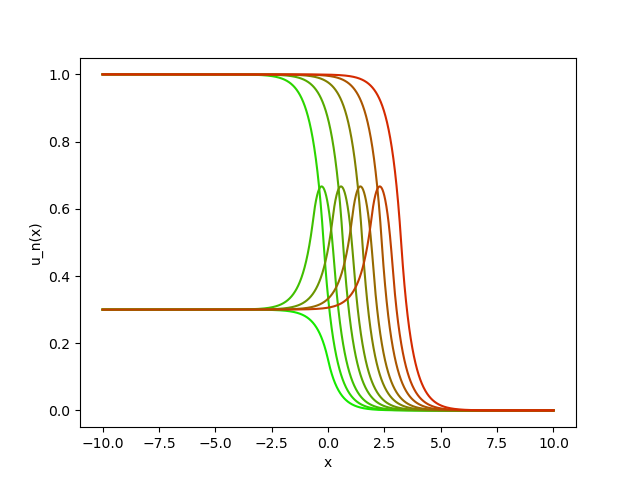

Reproduce this figure in Python.


import pyide
from scipy.stats import norm
import numpy as np
import matplotlib.pyplot as plt

from imp import reload # for debugging
alpha=0.2
beta=0.8
mu=0.3

H = lambda x : np.heaviside(x, 1)

g = lambda x : H(x-alpha) - (1-mu)*H(x-beta)

import matplotlib.pyplot as plt

U = np.arange(0, 1, 0.01)
k = lambda x: 1/2 * np.exp(-np.abs(x))

model = pyide.IDEModel(growthFunction=pyide.GrowthFunction(g),
                  dispersalKernel=pyide.DisperalKernel(k))
                  
                
sim = pyide.IDESimulation(model)
sim.setDomain(xmin=-10, xmax=10, dx=0.01)
sim.setInitialCondition(lambda x : H(-x))
sim.setBoundaryCondition('static')

n = 11
sim.run(n)
sim.plot(times=np.arange(1, n), file='fig3.png')
